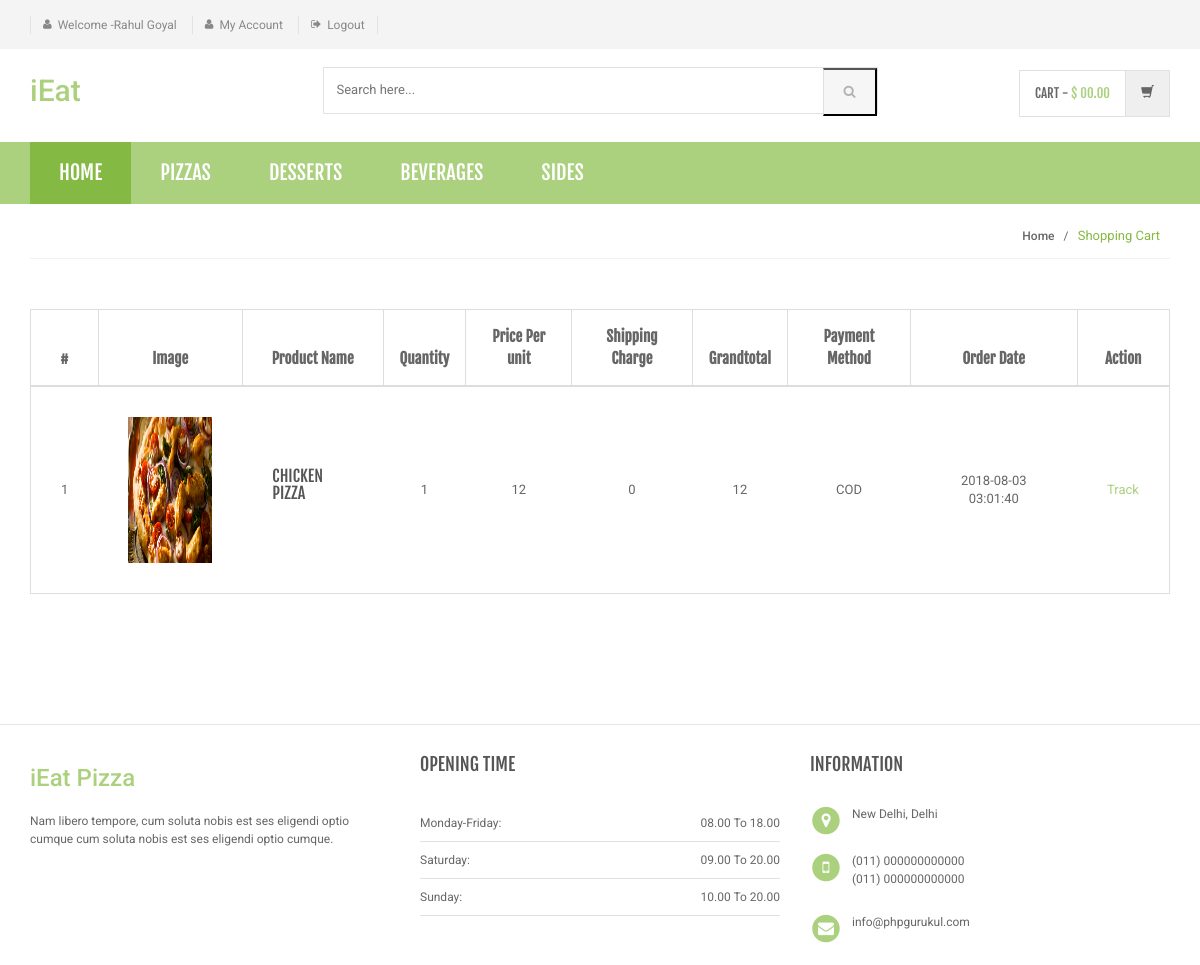
Page /order-history.php (signed in) on the committed database.
### tables this page shows
CREATE TABLE `category` (
  `id` int(11) NOT NULL,
  `categoryName` varchar(255) DEFAULT NULL,
  `categoryDescription` longtext,
  `creationDate` timestamp NOT NULL DEFAULT CURRENT_TIMESTAMP,
  `updationDate` varchar(255) DEFAULT NULL
);

CREATE TABLE `orders` (
  `id` int(11) NOT NULL,
  `userId` int(11) DEFAULT NULL,
  `productId` int(11) DEFAULT NULL,
  `quantity` int(11) DEFAULT NULL,
  `orderDate` timestamp NOT NULL DEFAULT CURRENT_TIMESTAMP,
  `paymentMethod` varchar(50) DEFAULT NULL,
  `orderStatus` varchar(55) DEFAULT NULL,
  `productAddOns` varchar(255) NOT NULL
);

CREATE TABLE `products` (
  `id` int(11) NOT NULL,
  `category` int(11) NOT NULL,
  `subCategory` int(11) DEFAULT NULL,
  `productName` varchar(255) DEFAULT NULL,
  `productCompany` varchar(255) DEFAULT NULL,
  `productPrice` int(11) DEFAULT NULL,
  `productPriceBeforeDiscount` int(11) DEFAULT NULL,
  `productDescription` longtext,
  `productImage1` varchar(255) DEFAULT NULL,
  `productImage2` varchar(255) DEFAULT NULL,
  `productImage3` varchar(255) DEFAULT NULL,
  `shippingCharge` int(11) DEFAULT NULL,
  `productAvailability` varchar(255) DEFAULT NULL,
  `postingDate` timestamp NULL DEFAULT CURRENT_TIMESTAMP,
  `updationDate` varchar(255) DEFAULT NULL
);

### order-history.php (the view, shortened to what this page needs)
<?php
include('includes/config.php');
if(strlen($_SESSION['login'])==0)
    {
header('location:login.php');
}
else{
?>
<!DOCTYPE html>
<html lang="en">
	<head>
	    <link rel="stylesheet" href="assets/css/bootstrap.min.css">
	    <link rel="stylesheet" href="assets/css/main.css">
	    <link rel="stylesheet" href="assets/css/green.css">
	    <link rel="stylesheet" href="assets/css/owl.carousel.css">
		<link rel="stylesheet" href="assets/css/owl.transitions.css">
		<link href="assets/css/lightbox.css" rel="stylesheet">
		<link rel="stylesheet" href="assets/css/animate.min.css">
		<link rel="stylesheet" href="assets/css/rateit.css">
		<link rel="stylesheet" href="assets/css/bootstrap-select.min.css">
		<link rel="stylesheet" href="assets/css/config.css">
		<link href="assets/css/green.css" rel="alternate stylesheet" title="Green color">
		<link href="assets/css/blue.css" rel="alternate stylesheet" title="Blue color">
		<link href="assets/css/red.css" rel="alternate stylesheet" title="Red color">
		<link href="assets/css/orange.css" rel="alternate stylesheet" title="Orange color">
		<link href="assets/css/dark-green.css" rel="alternate stylesheet" title="Darkgreen color">
		<link rel="stylesheet" href="assets/css/font-awesome.min.css">
	</head>
    <body class="cnt-home">
<header class="header-style-1">
<?php include('includes/top-header.php');?>
<?php include('includes/main-header.php');?>
<?php include('includes/menu-bar.php');?>
</header>
<div class="breadcrumb">
	<div class="container">
		<div class="breadcrumb-inner">
			<ul class="list-inline list-unstyled">
				<li><a href="#">Home</a></li>
				<li class='active'>Shopping Cart</li>
			</ul>
		</div>
	</div>
</div>
<div class="body-content outer-top-xs">
	<div class="container">
		<div class="row inner-bottom-sm">
			<div class="shopping-cart">
				<div class="col-md-12 col-sm-12 shopping-cart-table ">
	<div class="table-responsive">
<form name="cart" method="post">
		<table class="table table-bordered">
			<thead>
				<tr>
					<th class="cart-romove item">#</th>
					<th class="cart-description item">Image</th>
					<th class="cart-product-name item">Product Name</th>
					<th class="cart-qty item">Quantity</th>
					<th class="cart-sub-total item">Price Per unit</th>
					<th class="cart-sub-total item">Shipping Charge</th>
					<th class="cart-total item">Grandtotal</th>
					<th class="cart-total item">Payment Method</th>
					<th class="cart-description item">Order Date</th>
					<th class="cart-total last-item">Action</th>
				</tr>
			</thead>
			<tbody>
<?php $query=mysqli_query($con,"select products.productImage1 as pimg1,products.productName as pname,products.id as proid,orders.productId as opid,orders.quantity as qty,products.productPrice as pprice,products.shippingCharge as shippingcharge,orders.paymentMethod as paym,orders.orderDate as odate,orders.id as orderid from orders join products on orders.productId=products.id where orders.userId='".$_SESSION['id']."' and orders.paymentMethod is not null");
$cnt=1;
while($row=mysqli_fetch_array($query))
{
?>
				<tr>
					<td><?php echo $cnt;?></td>
					<td class="cart-image">
						<a class="entry-thumbnail" href="detail.html">
						    <img src="admin/productimages/<?php echo $row['proid'];?>/<?php echo $row['pimg1'];?>" alt="" width="84" height="146">
						</a>
					</td>
					<td class="cart-product-name-info">
						<h4 class='cart-product-description'><a href="product-details.php?pid=<?php echo $row['opid'];?>">
						<?php echo $row['pname'];?></a></h4>
					</td>
					<td class="cart-product-quantity">
						<?php echo $qty=$row['qty']; ?>
		            </td>
					<td class="cart-product-sub-total"><?php echo $price=$row['pprice']; ?>  </td>
					<td class="cart-product-sub-total"><?php echo $shippcharge=$row['shippingcharge']; ?>  </td>
					<td class="cart-product-grand-total"><?php echo (($qty*$price)+$shippcharge);?></td>
					<td class="cart-product-sub-total"><?php echo $row['paym']; ?>  </td>
					<td class="cart-product-sub-total"><?php echo $row['odate']; ?>  </td>
					<td>
 <a href="javascript:void(0);" onClick="popUpWindow('http://localhost/shopping/track-order.php?oid=<?php echo htmlentities($row['orderid']);?>');" title="Track order">
					Track</td>
				</tr>
<?php $cnt=$cnt+1;} ?>
			</tbody>
		</table>
	</div>
</div>
		</div>
		</div>
	</div>
</div>
<?php include('includes/footer.php');?>
</body>
</html>
<?php } ?>

### includes/menu-bar.php (shortened to what this page needs)
<div class="header-nav animate-dropdown">
    <div class="container">
        <div class="yamm navbar navbar-default" role="navigation">
            <div class="nav-bg-class">
                <div class="navbar-collapse collapse" id="mc-horizontal-menu-collapse">
	<div class="nav-outer">
		<ul class="nav navbar-nav">
			<li class="active dropdown yamm-fw">
				<a href="index.php" data-hover="dropdown" class="dropdown-toggle">Home</a>
			</li>
              <?php $sql=mysqli_query($con,"select id,categoryName  from category limit 6");
while($row=mysqli_fetch_array($sql))
{
    ?>
			<li class="dropdown yamm">
				<a href="category.php?cid=<?php echo $row['id'];?>"> <?php echo $row['categoryName'];?></a>
			</li>
			<?php } ?>
		</ul>
		<div class="clearfix"></div>
	</div>
</div>
            </div>
        </div>
    </div>
</div>

### assets/css/green.css (style rules this page uses)
a { color: #abd07e; }
.header-style-1 .header-nav { background: #abd07e; }
.cnt-home .header-style-1 .header-nav .navbar .navbar-nav > li.active { background: #84b943; }
.breadcrumb ul li.active { color: #84b943; }

### assets/css/lightbox.css (style rules this page uses)
body:after { content: url(../images/close.png) url(../images/loading.gif) url(../images/prev.png) url(../images/next.png); display: none; }

### assets/css/blue.css (style rules this page uses)
a { color: #3498db; }
.header-style-1 .header-nav { background: #3498db; }
.cnt-home .header-style-1 .header-nav .navbar .navbar-nav > li.active { background: #1d6ca1; }
.breadcrumb ul li.active { color: #1d6ca1; }

### assets/css/red.css (style rules this page uses)
a { color: #ff6c6c; }
.header-style-1 .header-nav { background: #ff6c6c; }
.cnt-home .header-style-1 .header-nav .navbar .navbar-nav > li.active { background: #ff1a1a; }
.breadcrumb ul li.active { color: #ff1a1a; }

### assets/css/orange.css (style rules this page uses)
a { color: #f39c12; }
.header-style-1 .header-nav { background: #f39c12; }
.cnt-home .header-style-1 .header-nav .navbar .navbar-nav > li.active { background: #ab6c09; }
.breadcrumb ul li.active { color: #ab6c09; }

### assets/css/dark-green.css (style rules this page uses)
a { color: #12cca7; }
.header-style-1 .header-nav { background: #12cca7; }
.cnt-home .header-style-1 .header-nav .navbar .navbar-nav > li.active { background: #0b816a; }
.breadcrumb ul li.active { color: #0b816a; }

### rows in the picture
category: categoryName "PIZZAS"
category: categoryName "DESSERTS"
category: categoryName "BEVERAGES"
category: categoryName "SIDES"
orders: productId.productImage1 (picture), productId.productName "CHICKEN PIZZA", quantity "1", productId.productPrice "12", productId.shippingCharge "0", ($qty*$price)+$shippcharge "12", paymentMethod "COD", orderDate "2018-08-03 03:01:40"

### other values in the picture
$_SESSION['username'] "Rahul Goyal"
